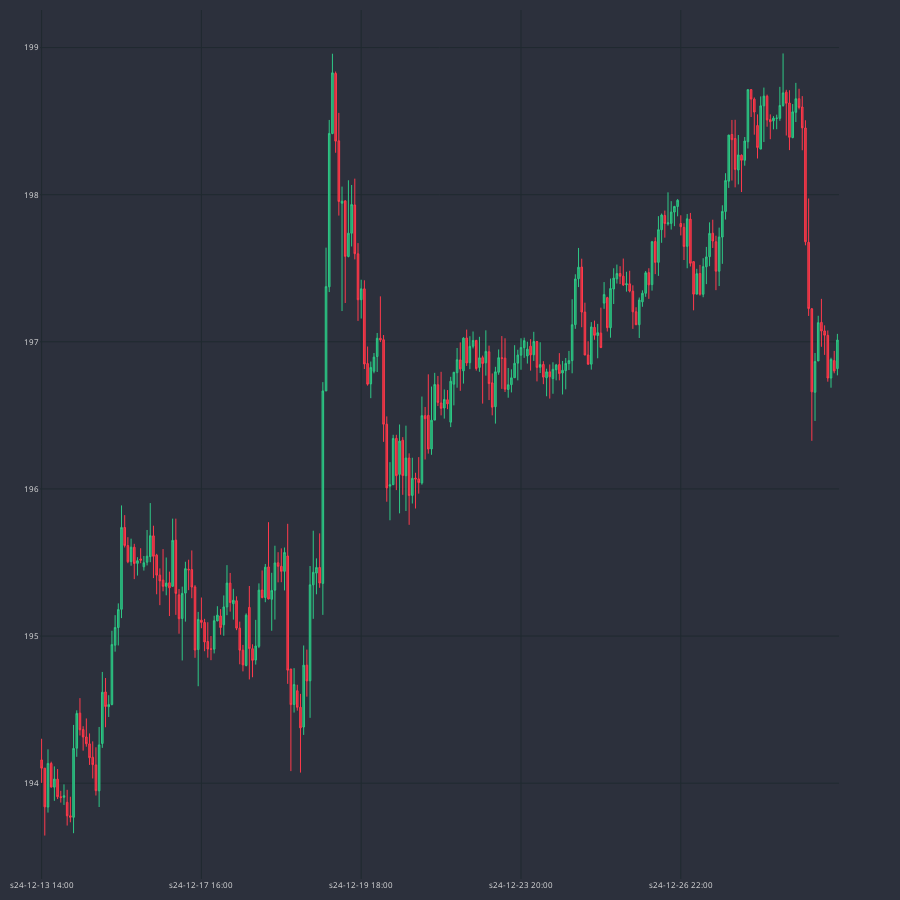

The notebook cell this image was saved under:
### Code cell
MARKER = "#0066FF"
dfp = df_an.iloc[-250:]
cp = CandlePlot(dfp, candles=True)
df_temp = cp.df_plot[cp.df_plot.MORNING_STAR==True]
cp.fig.add_trace(go.Candlestick(
                x = df_temp.sTime,
                open = df_temp.mid_o,
                high= df_temp.mid_h,
                low = df_temp.mid_l,
                close = df_temp.mid_c,
                line=dict(width=1), opacity=1,
                increasing_fillcolor = MARKER,
                decreasing_fillcolor = MARKER,
                increasing_line_color = MARKER,
                decreasing_line_color = MARKER
            ))
cp.show_plot()

### Figure 1 — Plotly figure (JSON) as saved in the notebook; plotly's stock layout.template omitted (floating-point values rounded to 4 significant figures; data arrays with more than 128 entries replaced by an {"elided": "..."} marker saying what was removed)
{"data": [{"close": {"elided": "250 float values"}, "decreasing": {"fillcolor": "#CC2E3C", "line": {"color": "#FF3A4C"}}, "high": {"elided": "250 float values"}, "increasing": {"fillcolor": "#24A06B", "line": {"color": "#2EC886"}}, "line": {"width": 1}, "low": {"elided": "250 float values"}, "opacity": 1, "open": {"elided": "250 float values"}, "type": "candlestick", "x": {"elided": "250 str values"}}, {"close": [], "decreasing": {"fillcolor": "#0066FF", "line": {"color": "#0066FF"}}, "high": [], "increasing": {"fillcolor": "#0066FF", "line": {"color": "#0066FF"}}, "line": {"width": 1}, "low": [], "opacity": 1, "open": [], "type": "candlestick", "x": []}], "layout": {"font": {"color": "#e1e1e1", "size": 8}, "height": 900, "margin": {"b": 10, "l": 10, "r": 10, "t": 10}, "paper_bgcolor": "#2c303c", "plot_bgcolor": "#2c303c", "width": 900, "xaxis": {"anchor": "y", "domain": [0, 0.94], "gridcolor": "#1f292f", "nticks": 5, "rangeslider": {"visible": false}}, "yaxis": {"anchor": "x", "domain": [0, 1], "gridcolor": "#1f292f"}, "yaxis2": {"anchor": "x", "gridcolor": "#1f292f", "overlaying": "y", "side": "right"}}}
